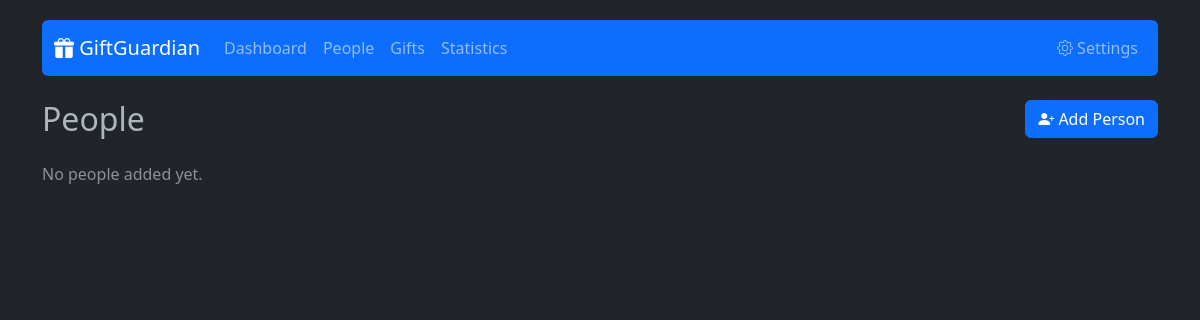
The app's page /people, older data.
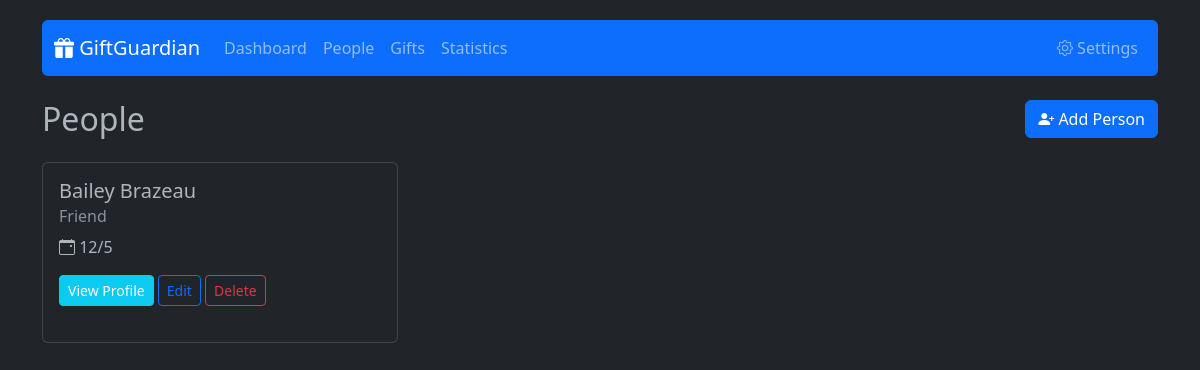
The same page, newer data.
### app/models.py (models this page shows)
class Person(db.Model):
    id = db.Column(db.Integer, primary_key=True)
    name = db.Column(db.String(100), nullable=False)
    relation_id = db.Column(db.Integer, db.ForeignKey('relation.id'), nullable=True)
    birthday_month = db.Column(db.Integer, nullable=False)
    birthday_day = db.Column(db.Integer, nullable=False)
    birthday_year = db.Column(db.Integer, nullable=True)
    gifts = db.relationship('Gift', backref='person', lazy=True)
    occasions = db.relationship('PersonOccasion', backref='person', lazy=True, cascade="all, delete-orphan")

class Relation(db.Model):
    id = db.Column(db.Integer, primary_key=True)
    name = db.Column(db.String(50), unique=True, nullable=False)
    people = db.relationship('Person', backref='relation', lazy=True)

### app/routes.py (the view)
@main.route('/people')
def people_list():
    people = Person.query.order_by(Person.name).all()
    relations = Relation.query.all()
    return render_template('people.html', people=people, relations=relations)

### app/templates/people.html (shortened to what this page needs)
{% extends 'base.html' %}
{% block content %}
<div class="row mb-3">
    <div class="col">
        <h2>People</h2>
    </div>
    <div class="col text-end">
        <button type="button" class="btn btn-primary" data-bs-toggle="modal" data-bs-target="#addPersonModal">
            <i class="bi bi-person-plus-fill"></i> Add Person
        </button>
    </div>
</div>
<div class="row">
    {% for person in people %}
    <div class="col-md-4 mb-4">
        <div class="card h-100">
            <div class="card-body">
                <h5 class="card-title">{{ person.name }}</h5>
                <h6 class="card-subtitle mb-2 text-muted">
                    {% if person.relation %}
                        {{ person.relation.name }}
                    {% else %}
                        Unspecified Relation
                    {% endif %}
                </h6>
                <p class="card-text">
                    <i class="bi bi-calendar-event"></i>
                    {{ person.birthday_month }}/{{ person.birthday_day }}
                </p>
                <a href="{{ url_for('main.person_profile', id=person.id) }}" class="btn btn-sm btn-info text-white">View Profile</a>
                <a href="{{ url_for('main.edit_person', id=person.id) }}" class="btn btn-sm btn-outline-primary">Edit</a>
                <form action="{{ url_for('main.delete_person', id=person.id) }}" method="POST" style="display:inline;">
                    <button type="submit" class="btn btn-sm btn-outline-danger" onclick="return confirm('Delete {{ person.name }}?')">Delete</button>
                </form>
            </div>
        </div>
    </div>
    {% else %}
    <div class="col">
        <p class="text-muted">No people added yet.</p>
    </div>
    {% endfor %}
</div>
{% endblock %}

### app/templates/base.html (shortened to what this page needs)
<!doctype html>
<html lang="en" data-bs-theme="dark">
  <head>
    <link href="https://cdn.jsdelivr.net/npm/bootstrap@5.3.0/dist/css/bootstrap.min.css" rel="stylesheet">
    <link rel="stylesheet" href="https://cdn.jsdelivr.net/npm/bootstrap-icons@1.10.5/font/bootstrap-icons.css">
  </head>
  <body>
    <div class="container">
      <nav class="navbar navbar-expand-lg navbar-dark bg-primary mb-4 rounded">
        <div class="container-fluid">
          <a class="navbar-brand" href="{{ url_for('main.index') }}"><i class="bi bi-gift-fill"></i> GiftGuardian</a>
          <div class="collapse navbar-collapse" id="navbarNav">
            <ul class="navbar-nav me-auto">
              <li class="nav-item">
                <a class="nav-link" href="{{ url_for('main.index') }}">Dashboard</a>
              </li>
              <li class="nav-item">
                <a class="nav-link" href="{{ url_for('main.people_list') }}">People</a>
              </li>
              <li class="nav-item">
                <a class="nav-link" href="{{ url_for('main.gifts_list') }}">Gifts</a>
              </li>
              <li class="nav-item">
                <a class="nav-link" href="/stats">Statistics</a>
              </li>
            </ul>
            <ul class="navbar-nav">
               <li class="nav-item">
                <a class="nav-link" href="{{ url_for('main.settings') }}"><i class="bi bi-gear"></i> Settings</a>
              </li>
            </ul>
          </div>
        </div>
      </nav>
      {% block content %}{% endblock %}
    </div>
  </body>
</html>

### app/templates/base.html (style rules this page uses)
body { padding-top: 20px; }
.card { margin-bottom: 20px; }

Row changes from the older to the newer data that the page shows:
added Person: name "Bailey Brazeau", relation.name "Friend", birthday_month "12", birthday_day "5"
Text that changed along with them:
text no longer shown: "No people added yet."
